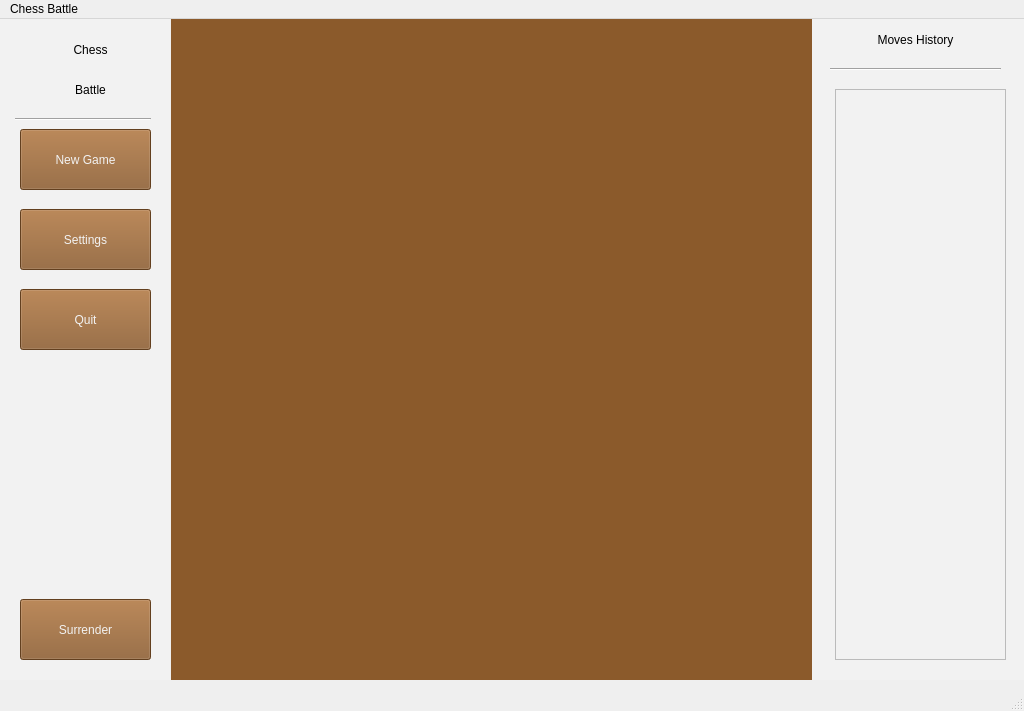
<?xml version="1.0" encoding="UTF-8"?>
<ui version="4.0">
 <class>MainWindow</class>
 <widget class="QMainWindow" name="MainWindow">
  <property name="geometry">
   <rect>
    <x>0</x>
    <y>0</y>
    <width>1024</width>
    <height>711</height>
   </rect>
  </property>
  <property name="windowTitle">
   <string>MainWindow</string>
  </property>
  <widget class="QWidget" name="centralwidget">
   <widget class="QWidget" name="widget" native="true">
    <property name="geometry">
     <rect>
      <x>0</x>
      <y>0</y>
      <width>170</width>
      <height>661</height>
     </rect>
    </property>
    <property name="styleSheet">
     <string notr="true">background-color: rgb(242, 242, 242);</string>
    </property>
    <widget class="QLabel" name="label">
     <property name="geometry">
      <rect>
       <x>10</x>
       <y>10</y>
       <width>161</width>
       <height>41</height>
      </rect>
     </property>
     <property name="styleSheet">
      <string notr="true">color: rgb(0, 0, 0);
font: 24pt &quot;Segoe UI&quot;;</string>
     </property>
     <property name="text">
      <string>Chess</string>
     </property>
     <property name="alignment">
      <set>Qt::AlignCenter</set>
     </property>
     <property name="wordWrap">
      <bool>true</bool>
     </property>
    </widget>
    <widget class="Line" name="line">
     <property name="geometry">
      <rect>
       <x>15</x>
       <y>90</y>
       <width>136</width>
       <height>20</height>
      </rect>
     </property>
     <property name="orientation">
      <enum>Qt::Horizontal</enum>
     </property>
    </widget>
    <widget class="QLabel" name="label_2">
     <property name="geometry">
      <rect>
       <x>10</x>
       <y>50</y>
       <width>161</width>
       <height>41</height>
      </rect>
     </property>
     <property name="styleSheet">
      <string notr="true">color: rgb(0, 0, 0);
font: 24pt &quot;Segoe UI&quot;;</string>
     </property>
     <property name="text">
      <string>Battle</string>
     </property>
     <property name="alignment">
      <set>Qt::AlignCenter</set>
     </property>
     <property name="wordWrap">
      <bool>true</bool>
     </property>
    </widget>
    <widget class="QPushButton" name="newGameBtn">
     <property name="geometry">
      <rect>
       <x>20</x>
       <y>110</y>
       <width>131</width>
       <height>61</height>
      </rect>
     </property>
     <property name="styleSheet">
      <string notr="true">background-color: rgb(139, 90, 43);
font: 12pt &quot;Segoe UI&quot;;
color: rgb(242, 242, 242);</string>
     </property>
     <property name="text">
      <string>New Game</string>
     </property>
     <property name="icon">
      <iconset theme="list-add"/>
     </property>
    </widget>
    <widget class="QPushButton" name="settingsBtn">
     <property name="geometry">
      <rect>
       <x>20</x>
       <y>190</y>
       <width>131</width>
       <height>61</height>
      </rect>
     </property>
     <property name="styleSheet">
      <string notr="true">background-color: rgb(139, 90, 43);
font: 12pt &quot;Segoe UI&quot;;
color: rgb(242, 242, 242);</string>
     </property>
     <property name="text">
      <string>Settings</string>
     </property>
     <property name="icon">
      <iconset theme="list-add"/>
     </property>
    </widget>
    <widget class="QPushButton" name="quitBtn">
     <property name="geometry">
      <rect>
       <x>20</x>
       <y>270</y>
       <width>131</width>
       <height>61</height>
      </rect>
     </property>
     <property name="styleSheet">
      <string notr="true">background-color: rgb(139, 90, 43);
font: 12pt &quot;Segoe UI&quot;;
color: rgb(242, 242, 242);</string>
     </property>
     <property name="text">
      <string>Quit</string>
     </property>
     <property name="icon">
      <iconset theme="list-add"/>
     </property>
    </widget>
    <widget class="QPushButton" name="quitBtn_2">
     <property name="geometry">
      <rect>
       <x>20</x>
       <y>580</y>
       <width>131</width>
       <height>61</height>
      </rect>
     </property>
     <property name="styleSheet">
      <string notr="true">background-color: rgb(139, 90, 43);
font: 12pt &quot;Segoe UI&quot;;
color: rgb(242, 242, 242);</string>
     </property>
     <property name="text">
      <string>Surrender</string>
     </property>
     <property name="icon">
      <iconset theme="list-add"/>
     </property>
    </widget>
    <zorder>quitBtn_2</zorder>
    <zorder>label</zorder>
    <zorder>line</zorder>
    <zorder>label_2</zorder>
    <zorder>newGameBtn</zorder>
    <zorder>settingsBtn</zorder>
    <zorder>quitBtn</zorder>
   </widget>
   <widget class="QWidget" name="widget_2" native="true">
    <property name="geometry">
     <rect>
      <x>810</x>
      <y>0</y>
      <width>230</width>
      <height>661</height>
     </rect>
    </property>
    <property name="styleSheet">
     <string notr="true">background-color: rgb(242, 242, 242);</string>
    </property>
    <widget class="Line" name="line_2">
     <property name="geometry">
      <rect>
       <x>20</x>
       <y>40</y>
       <width>171</width>
       <height>20</height>
      </rect>
     </property>
     <property name="orientation">
      <enum>Qt::Horizontal</enum>
     </property>
    </widget>
    <widget class="QLabel" name="label_3">
     <property name="geometry">
      <rect>
       <x>0</x>
       <y>0</y>
       <width>211</width>
       <height>41</height>
      </rect>
     </property>
     <property name="styleSheet">
      <string notr="true">font: 16pt &quot;Segoe UI&quot;;
color: rgb(0, 0, 0);</string>
     </property>
     <property name="text">
      <string>Moves History</string>
     </property>
     <property name="alignment">
      <set>Qt::AlignCenter</set>
     </property>
    </widget>
    <widget class="QListWidget" name="listWidget">
     <property name="geometry">
      <rect>
       <x>25</x>
       <y>70</y>
       <width>171</width>
       <height>571</height>
      </rect>
     </property>
    </widget>
   </widget>
   <widget class="QWidget" name="widget_3" native="true">
    <property name="geometry">
     <rect>
      <x>171</x>
      <y>0</y>
      <width>641</width>
      <height>661</height>
     </rect>
    </property>
    <property name="styleSheet">
     <string notr="true">background-color: rgb(139, 90, 43);</string>
    </property>
    <widget class="QWidget" name="widget_4" native="true">
     <property name="geometry">
      <rect>
       <x>20</x>
       <y>20</y>
       <width>601</width>
       <height>61</height>
      </rect>
     </property>
    </widget>
   </widget>
   <zorder>widget_2</zorder>
   <zorder>widget</zorder>
   <zorder>widget_3</zorder>
  </widget>
  <widget class="QMenuBar" name="menubar">
   <property name="geometry">
    <rect>
     <x>0</x>
     <y>0</y>
     <width>1024</width>
     <height>25</height>
    </rect>
   </property>
   <widget class="QMenu" name="menuChess_Battle">
    <property name="title">
     <string>Chess Battle</string>
    </property>
   </widget>
   <addaction name="menuChess_Battle"/>
  </widget>
  <widget class="QStatusBar" name="statusbar"/>
 </widget>
 <resources/>
 <connections/>
</ui>
